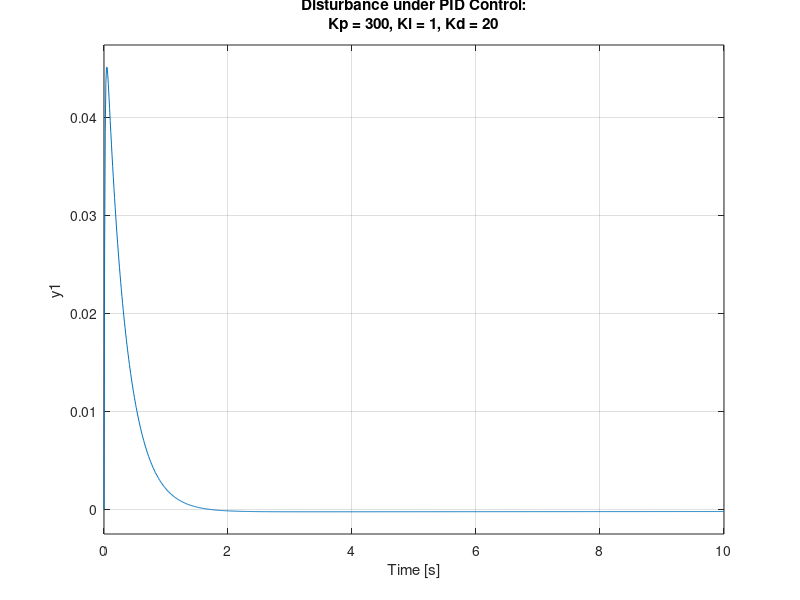
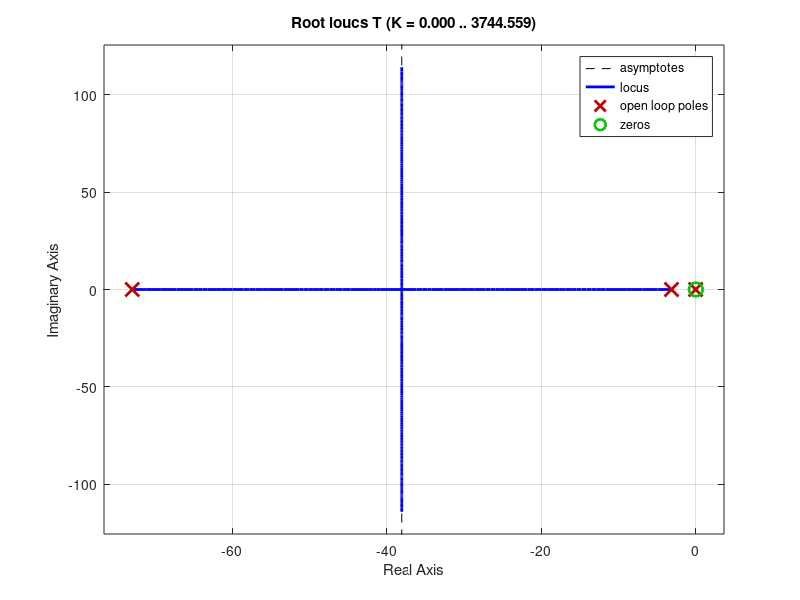
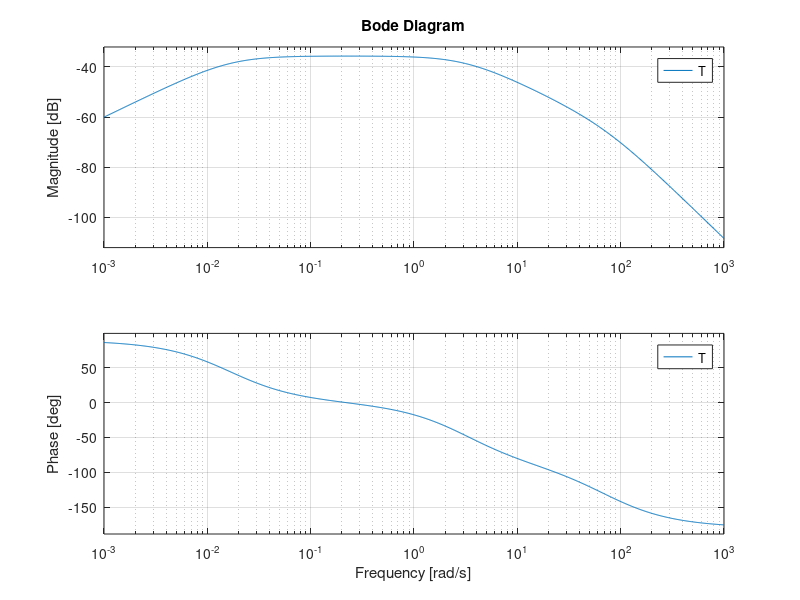

Source code (MATLAB) for these figures, in order:
%% PID Controller Design

% Define the plant and its parameters
M = 0.623;          % Mass of pendulum in kg
m = 0.035;          % Mass of wheels in kg
L = 0.2075;         % Length of pendulum in meters
r = 0.021;          % Radius of the wheel in meters
g = 9.8;            % Gravitational force = 9.8 m/sec^2

Pend = tf([2*L*r*(M+m)],[m*L^2 0 -4*m*g])

% Define the PID Controller
Kp = 1;
Ki = 1;
Kd = 1;
C = pid(Kp,Ki,Kd);      % The PID controller

T = feedback(Pend,C); % The closed loop transfer function 
                      % for the entire system

%% Simulate the Impulse Response

t= 0:0.01:10;
impulse(T,t)
title({'Response of Pendulum Position to an Impulse',
       'Disturbance under PID Control:',
       'Kp = 1, Ki = 1, Kd = 1'})

%% Try with Kp = 300 and Kd = 20
Kp = 300;
Kd = 20;
C = pid(Kp,Ki,Kd);     

T = feedback(Pend,C)
impulse(T,t)
title({'Response of Pendulum Position to an Impulse',
       'Disturbance under PID Control:',
       'Kp = 300, Ki = 1, Kd = 20'})

%% Find poles and zeros of system

[num den] = tfdata(T,'v');
[z p k] = tf2zp([[num]], [[den]])

figure(2) 
rlocus(T)

figure(3)
bode(T)
